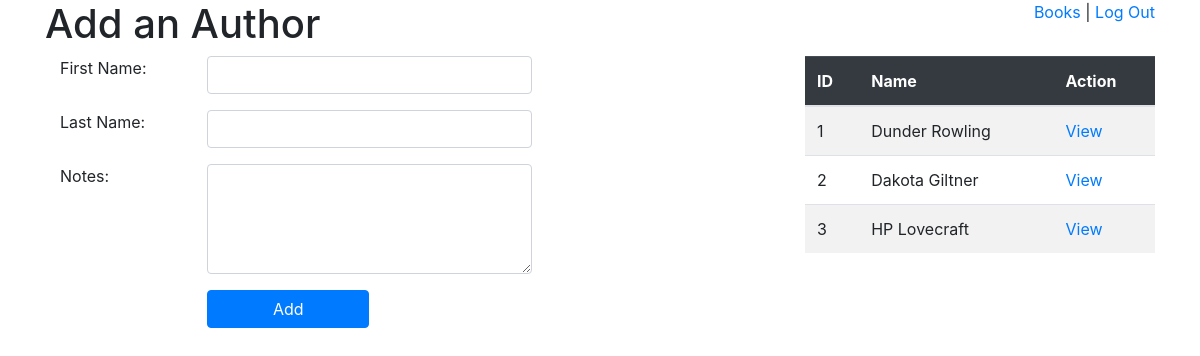
The app's page /dashboard/authors (signed in) with its own data.
### BooksAuthorsApp/models.py (models this page shows)
class Author(models.Model):
    first_name = models.CharField(max_length=35)
    last_name = models.CharField(max_length=35)
    notes = models.TextField()
    uploaded_by = models.ForeignKey(User, related_name="authors_created", on_delete=models.CASCADE)
    books = models.ManyToManyField(Book, related_name="authors")
    created_at = models.DateTimeField(auto_now_add=True)
    updated_at = models.DateTimeField(auto_now=True)
    objects = AuthorManager()

### BooksAuthorsApp/views.py (the view)
# urls.py: path('/authors', views.authors),
def authors(request):
    if 'user_id' not in request.session:
        return redirect('/')
    context = {
        "authors": Author.objects.all()
    }
    return render(request, "authors.html", context)

### BooksAuthorsApp/templates/authors.html (shortened to what this page needs)
<!DOCTYPE html>
<html lang="en">
<head>
    <link rel="stylesheet" href="https://stackpath.bootstrapcdn.com/bootstrap/4.4.1/css/bootstrap.min.css">
</head>
<body>
    <div class="container">
        <div class="row">
            <div class="col-7">
                <h1>Add an Author</h1>
            </div>
            <div class="col-5 text-right">
                <a href="/dashboard/books">Books</a> | <a href="/logout">Log Out</a>
            </div>
        </div>
        <div class="row">
            <div class="col-12 col-md-8">
                <div class="col-12">
                    <div class="row">
                        <form class="col-12 col-md-8" action="/dashboard/authors/create" method="POST">
                            <div class="row form-group">
                                <label for="first_name" class="col-12 col-md-4">First Name: </label>
                                <input type="text" name="first_name" class="col-12 col-md-8 form-control">
                            </div>
                            <div class="row form-group">
                                <label for="last_name" class="col-12 col-md-4">Last Name: </label>
                                <input type="text" name="last_name" class="col-12 col-md-8 form-control">
                            </div>
                            <div class="row form-group">
                                <label for="notes" class="col-12 col-md-4">Notes: </label>
                                <textarea name="notes" rows="4" class="col-12 col-md-8 form-control"></textarea>
                            </div>
                            <div class="row form-group">
                                <div class="col-4"></div>
                                <input type="submit" value="Add" class="btn btn-primary col-6 col-md-4">
                            </div>
                        </form>
                    </div>
                </div>
            </div>
            <div class="col-12 col-md-4">
                <table class="table table-striped">
                    <thead class="table-dark">
                        <tr>
                            <th>ID</th>
                            <th>Name</th>
                            <th>Action</th>
                        </tr>
                    </thead>
                    <tbody>
                        {% for author in authors %}
                        <tr>
                            <td>{{author.id}}</td>
                            <td>{{author.first_name}} {{author.last_name}}</td>
                            <td><a href="/dashboard/authors/{{author.id}}">View</a></td>
                        </tr>
                        {% endfor %}
                    </tbody>
                </table>
            </div>
        </div>
    </div>
</body>
</html>

### records on screen
Author: id "1", first_name "Dunder", last_name "Rowling"
Author: id "2", first_name "Dakota", last_name "Giltner"
Author: id "3", first_name "HP", last_name "Lovecraft"
